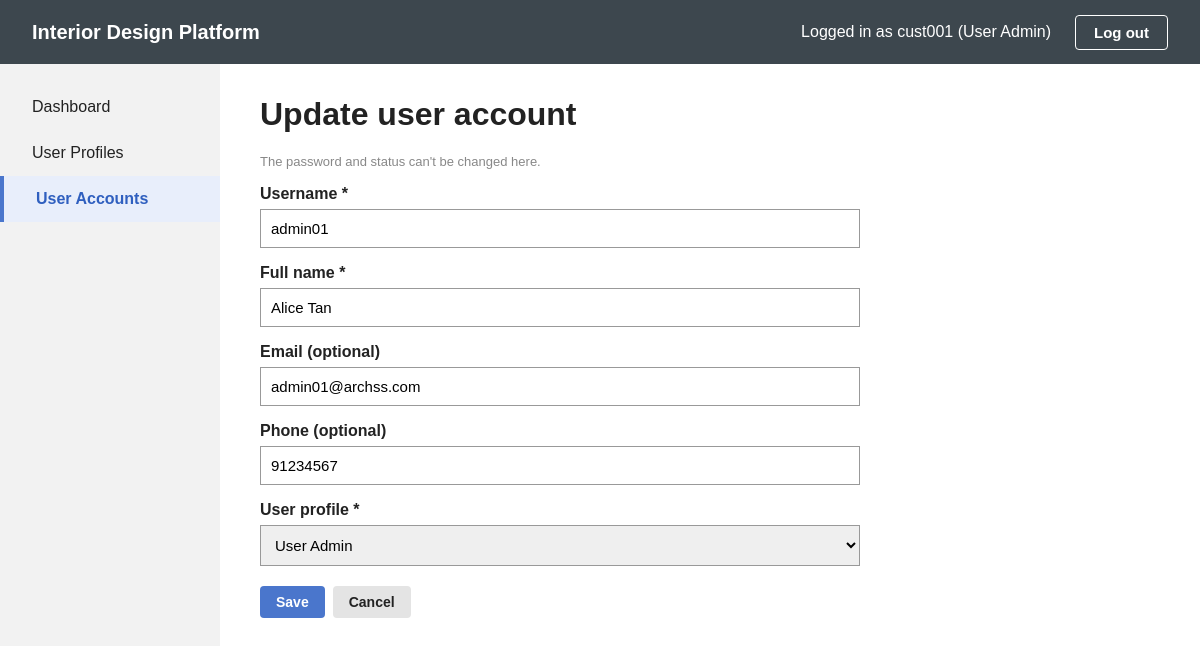
The page /accounts/1/update (signed in) on the database its author committed.
### tables this page shows
CREATE TABLE user_account (
    userId       INTEGER PRIMARY KEY AUTOINCREMENT,
    username     TEXT NOT NULL UNIQUE,
    password     TEXT NOT NULL,                         -- sha256 hash, never plain text
    fullName     TEXT NOT NULL,
    email        TEXT,
    phone        TEXT,
    profileId    INTEGER NOT NULL REFERENCES user_profile(profileId),
    status       TEXT NOT NULL DEFAULT 'Active',        -- 'Active' or 'Suspended'
    createdDate  TEXT DEFAULT CURRENT_TIMESTAMP
);

CREATE TABLE user_profile (
    profileId    INTEGER PRIMARY KEY AUTOINCREMENT,
    profileName  TEXT NOT NULL UNIQUE COLLATE NOCASE,   -- 3-50 chars, capitals don't matter
    description  TEXT DEFAULT '',
    permissions  TEXT NOT NULL,                         -- JSON list e.g. ["Manage user accounts"]
    status       TEXT NOT NULL DEFAULT 'Active'         -- 'Active' or 'Suspended'
);

### app.py (the view, shortened to what this page needs)
@app.route("/accounts/<int:userId>/update", methods=["GET", "POST"])
@loginRequired
def updateUserAccount(userId):
    page = UpdateUserAccountPage()
    return page.clickUpdate(userId)

### app.py (called while the page is built)
@app.after_request
def noCache(response):
    response.headers["Cache-Control"] = "no-store"
    return response

def loginRequired(routeFunction):
    @wraps(routeFunction)
    def wrapper(*args, **kwargs):
        if "userId" not in session:
            return redirect(url_for("login"))
        return routeFunction(*args, **kwargs)
    return wrapper

@app.context_processor
def headerInfo():
    if "userId" not in session:
        return {}
    return {"headerUsername": session["username"]}

### boundary/updateUserAccountPage.py (called while the page is built)
    def clickUpdate(self, userId):
        account = self.updateUserAccountController.getUserAccount(userId)
        if account is not None:
            profiles = SearchUserProfileController().searchUserProfiles("")
            return self.displayUpdateForm(account, profiles)
        return self.displayNotFound()

    def displayUpdateForm(self, account, profiles, msg=None):
        return render_template("updateUserAccount.html", activePage="accounts",
                               userId=account.userId, form=account,
                               profiles=profiles, fieldErrors=self.fieldErrors,
                               errorMessage=msg)

### control/searchUserProfileController.py (called while the page is built)
    def searchUserProfiles(self, keyword):
        return UserProfile().searchUserProfiles(keyword)

### control/updateUserAccountController.py (called while the page is built)
    def getUserAccount(self, userId):
        return UserAccount().getUserAccount(userId)

### database/db.py (called while the page is built)
def getConnection():
    conn = sqlite3.connect(DB_PATH)
    conn.row_factory = sqlite3.Row     # lets us do row["profileName"]
    return conn

### entity/userAccount.py (called while the page is built)
def rowToAccount(row):
    return UserAccount(row["userId"], row["username"], row["password"], row["fullName"],
                       row["email"], row["phone"], row["profileId"], row["status"],
                       row["createdDate"])

    def getUserAccount(self, userId):
        conn = getConnection()
        row = conn.execute("SELECT * FROM user_account WHERE userId = ?", (userId,)).fetchone()
        conn.close()
        if row is None:
            return None
        return rowToAccount(row)

### templates/updateUserAccount.html (shortened to what this page needs)
{% extends "base.html" %}
{% block content %}
    <h1>Update user account</h1>
    {% if userId %}
        <p class="hint">The password and status can't be changed here.</p>
        <form method="POST" action="{{ url_for('updateUserAccount', userId=userId) }}" class="profile-form">
            <label for="username">Username *</label>
            <input type="text" id="username" name="username" value="{{ form.username }}"
                   class="{% if fieldErrors.username %}field-error{% endif %}">
            <label for="fullName">Full name *</label>
            <input type="text" id="fullName" name="fullName" value="{{ form.fullName }}"
                   class="{% if fieldErrors.fullName %}field-error{% endif %}">
            <label for="email">Email (optional)</label>
            <input type="email" id="email" name="email" value="{{ form.email or '' }}">
            <label for="phone">Phone (optional)</label>
            <input type="text" id="phone" name="phone" value="{{ form.phone or '' }}">
            <label for="profileId">User profile *</label>
            <select id="profileId" name="profileId" class="{% if fieldErrors.profileId %}field-error{% endif %}">
                {% for profile in profiles %}
                    <option value="{{ profile.profileId }}" {% if profile.profileId == form.profileId %}selected{% endif %}>
                        {{ profile.profileName }}{% if profile.status != 'Active' %} (Suspended){% endif %}
                    </option>
                {% endfor %}
            </select>
            <div class="form-buttons">
                <button type="submit" class="btn-small btn-blue">Save</button>
                <a href="{{ url_for('viewUserAccount', userId=userId) }}" class="btn-small btn-grey">Cancel</a>
            </div>
        </form>
    {% else %}
        <a href="{{ url_for('accounts') }}" class="btn-small btn-grey">Back to User Accounts</a>
    {% endif %}
{% endblock %}

### static/style.css (style rules this page uses)
* { box-sizing: border-box; }
body { margin: 0; font-family: Arial, Helvetica, sans-serif; background: #f8f8f8; color: #222; }
label { display: block; margin: 16px 0 6px; font-weight: bold; }
input[type="text"], input[type="password"], input[type="email"], select { width: 100%; padding: 10px; font-size: 15px; border: 1px solid #999; }
.content h1 { margin-top: 0; }
.hint { color: #888; font-size: 13px; }
.btn-small { display: inline-block; padding: 8px 16px; font-size: 14px; font-weight: bold; border: none; border-radius: 4px; cursor: pointer; text-decoration: none; }
.btn-blue { background: #4a76cc; color: #fff; }
.btn-grey { background: #e4e4e4; color: #222; }
.profile-form { max-width: 600px; }
.form-buttons { display: flex; gap: 8px; margin-top: 20px; }

### rows shown on the page
user_account: username "admin01", fullName "Alice Tan", email "admin01@archss.com", phone "91234567", profileId "User Admin"

### other values the page prints
{{ headerUsername }} "cust001"
